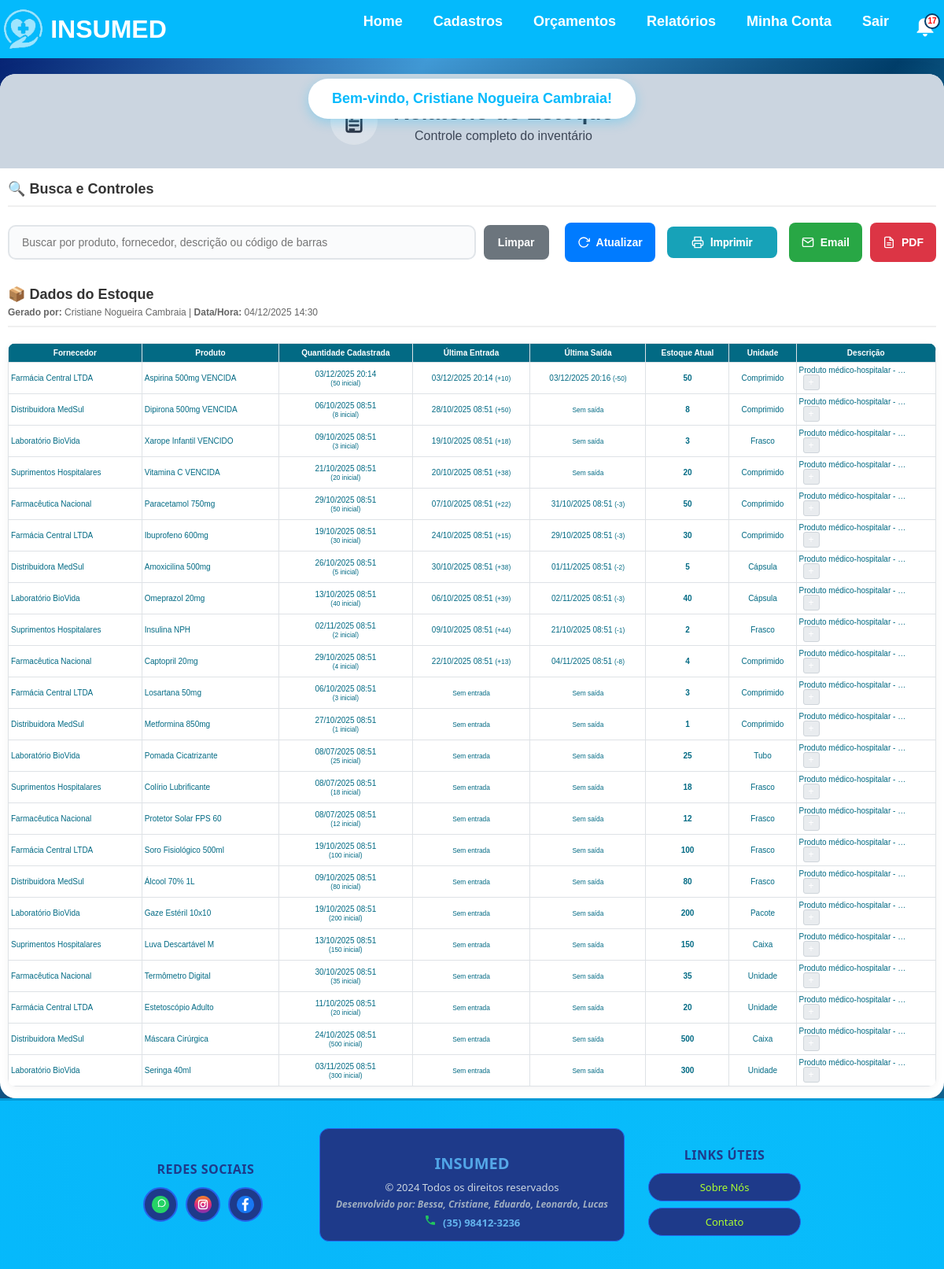
The page /relatorio-estoque/ (signed in) on the database its author committed.
### app/models.py (models this page shows, shortened)
class Usuario(models.Model):
    UF_CHOICES = [
        ('AC', 'Acre'), ('AL', 'Alagoas'), ('AP', 'Amapá'), ('AM', 'Amazonas'),
        ('BA', 'Bahia'), ('CE', 'Ceará'), ('DF', 'Distrito Federal'), ('ES', 'Espírito Santo'),
        ('GO', 'Goiás'), ('MA', 'Maranhão'), ('MT', 'Mato Grosso'), ('MS', 'Mato Grosso do Sul'),
        ('MG', 'Minas Gerais'), ('PA', 'Pará'), ('PB', 'Paraíba'), ('PR', 'Paraná'),
        ('PE', 'Pernambuco'), ('PI', 'Piauí'), ('RJ', 'Rio de Janeiro'), ('RN', 'Rio Grande do Norte'),
        ('RS', 'Rio Grande do Sul'), ('RO', 'Rondônia'), ('RR', 'Roraima'), ('SC', 'Santa Catarina'),
        ('SP', 'São Paulo'), ('SE', 'Sergipe'), ('TO', 'Tocantins')
    ]
    nome = models.CharField(max_length=200, unique=True)
    email = models.EmailField(max_length=200, unique=True)
    cpf = models.CharField(max_length=20, unique=True)
    endereco = models.CharField(max_length=200)
    cidade = models.CharField(max_length=200)
    uf = models.CharField(max_length=2, choices=UF_CHOICES)
    telefone = models.CharField(max_length=20)
    data_nascimento = models.DateField()
    senha = models.CharField(max_length=128)
    ativo = models.BooleanField(default=True)
    tentativas_login = models.IntegerField(default=0)
    bloqueado = models.BooleanField(default=False)
    data_bloqueio = models.DateTimeField(null=True, blank=True)

class Produto(models.Model):
    UNIDADE_CHOICES = [
        ('Unidades', 'Unidades'),
        ('Caixa', 'Caixa'),
    ]
    nome = models.CharField(max_length=100)
    codigo_barras = models.CharField(max_length=50, blank=True, null=True, unique=True)
    preco = models.DecimalField(max_digits=10, decimal_places=2)
    preco_compra = models.DecimalField(max_digits=10, decimal_places=2, blank=True, null=True)
    descricao = models.TextField(blank=True, null=True)
    fornecedor = models.ForeignKey(Fornecedor, on_delete=models.CASCADE, related_name="produtos", null=True, blank=True)
    data_hora = models.DateTimeField(default=timezone.now)
    unidade = models.CharField(max_length=50, choices=UNIDADE_CHOICES, default="Unidades")
    quantidade = models.IntegerField()
    validade = models.DateField(blank=True, null=True)
    observacao = models.TextField(blank=True, null=True)

class Fornecedor(models.Model):
    nome = models.CharField(max_length=200, unique=True)
    cnpj = models.CharField(max_length=20, unique=True)  # Usar CharField pois pode conter caracteres especiais
    endereco = models.CharField(max_length=200)
    bairro = models.CharField(max_length=200)
    complemento = models.CharField(max_length=200, blank=True, null=True)  # Pode ser opcional
    data_nascimento = models.DateField()
    cidade = models.CharField(max_length=200)
    uf = models.CharField(max_length=2)
    cep = models.CharField(max_length=10)  # Também CharField por conta do formato
    email = models.EmailField(max_length=200)  # Melhor usar EmailField para validação
    telefone = models.CharField(max_length=20)
    ativo = models.BooleanField(default=True)

class MovimentacaoEstoque(models.Model):
    TIPO_CHOICES = [
        ('ENTRADA', 'Entrada'),
        ('SAIDA', 'Saída'),
    ]
    produto = models.ForeignKey(Produto, on_delete=models.CASCADE)
    tipo = models.CharField(max_length=10, choices=TIPO_CHOICES)
    quantidade = models.IntegerField()
    data_hora = models.DateTimeField(default=timezone.now)
    usuario = models.ForeignKey(Usuario, on_delete=models.SET_NULL, null=True, blank=True)
    class Meta:
        ordering = ['-data_hora']

### app/views.py (the view, shortened to what this page needs)
# urls.py: path('relatorio-estoque/', views.relatorio_estoque, name='relatorio_estoque'),
@login_required_custom
def relatorio_estoque(request):
    busca = request.GET.get('q')
    periodo = request.GET.get('periodo')
    produtos = Produto.objects.all()
    if periodo and periodo.isdigit():
        from datetime import timedelta
        dias = int(periodo)
        data_limite = timezone.now() - timedelta(days=dias)
        produtos = produtos.filter(data_hora__gte=data_limite)
    produtos_com_movimentacao = []
    for produto in produtos:
        ultima_entrada = MovimentacaoEstoque.objects.filter(
            produto=produto, tipo='ENTRADA'
        ).order_by('-data_hora').first()
        ultima_saida = MovimentacaoEstoque.objects.filter(
            produto=produto, tipo='SAIDA'
        ).order_by('-data_hora').first()
        produto.ultima_entrada = ultima_entrada
        produto.ultima_saida = ultima_saida
        produtos_com_movimentacao.append(produto)
    usuario_logado = None
    if 'usuario_logado' in request.session:
        try:
            usuario_logado = Usuario.objects.get(id=request.session['usuario_logado'])
        except Usuario.DoesNotExist:
            pass
    return render(request, 'relatorio_estoque.html', {
        'produtos': produtos_com_movimentacao,
        'usuario_logado': usuario_logado,
        'data_hora_relatorio': timezone.now()
    })

### app/context_processors.py (called while the page is built)
def usuario_logado(request):
    try:
        from .models import Usuario
        context = {
            'admin_logado': 'admin_logado' in request.session,
            'notificacoes_count': 0
        }
        if 'usuario_logado' in request.session:
            try:
                usuario = Usuario.objects.get(id=request.session['usuario_logado'])
                context['usuario_logado'] = usuario
            except Usuario.DoesNotExist:
                context['usuario_logado'] = None
        else:
            context['usuario_logado'] = None
        return context
    except Exception:
        return {
            'usuario_logado': None,
            'admin_logado': False,
            'notificacoes_count': 0
        }

### app/templates/relatorio_estoque.html (shortened to what this page needs)
{% extends "base.html" %}
{% load static %}
{% block content %}
<div class="estoque-container">
    <div class="header-section">
        <div class="icon-title">
            <div class="icon-circle">
            </div>
            <div>
                <h1>Relatório de Estoque</h1>
                <p>Controle completo do inventário</p>
            </div>
        </div>
    </div>
    <div class="controls-section">
        <div class="section-header">
            <h3>🔍 Busca e Controles</h3>
        </div>
        <div class="controls-content">
            <div class="search-group">
                <input type="text" id="filtroEstoque" placeholder="Buscar por produto, fornecedor, descrição ou código de barras">
                <button onclick="limparFiltro()" class="btn-clear">Limpar</button>
            </div>
            <div class="action-buttons">
                <button onclick="location.reload()" class="btn-action btn-primary">
                    <svg width="16" height="16" viewBox="0 0 24 24" fill="none" stroke="currentColor" stroke-width="2">
                        <polyline points="23,4 23,10 17,10"></polyline>
                        <path d="M20.49,15a9,9,0,1,1-2.12-9.36L23,10"></path>
                    </svg>
                    Atualizar
                </button>
                <button type="button" onclick="window.print()" class="btn-action btn-info">
                    <svg width="16" height="16" viewBox="0 0 24 24" fill="none" stroke="currentColor" stroke-width="2">
                        <polyline points="6,9 6,2 18,2 18,9"></polyline>
                        <path d="M6,18H4a2,2 0 0,1-2-2v-5a2,2 0 0,1,2-2H20a2,2 0 0,1,2,2v5a2,2 0 0,1-2,2H18"></path>
                        <polyline points="6,14 18,14 18,22 6,22 6,14"></polyline>
                    </svg>
                    Imprimir
                </button>
                <button type="button" onclick="enviarEmail()" class="btn-action btn-success">
                    <svg width="16" height="16" viewBox="0 0 24 24" fill="none" stroke="currentColor" stroke-width="2">
                        <path d="M4 4h16c1.1 0 2 .9 2 2v12c0 1.1-.9 2-2 2H4c-1.1 0-2-.9-2-2V6c0-1.1.9-2 2-2z"></path>
                        <polyline points="22,6 12,13 2,6"></polyline>
                    </svg>
                    Email
                </button>
                <a href="{% url 'exportar_estoque_pdf' %}?{% if request.GET.q %}q={{ request.GET.q }}&{% endif %}{% if request.GET.periodo %}periodo={{ request.GET.periodo }}{% endif %}" class="btn-action btn-danger">
                    <svg width="16" height="16" viewBox="0 0 24 24" fill="none" stroke="currentColor" stroke-width="2">
                        <path d="M14 2H6a2 2 0 0 0-2 2v16a2 2 0 0 0 2 2h12a2 2 0 0 0 2-2V8z"></path>
                        <polyline points="14,2 14,8 20,8"></polyline>
                        <line x1="16" y1="13" x2="8" y2="13"></line>
                        <line x1="16" y1="17" x2="8" y2="17"></line>
                    </svg>
                    PDF
                </a>
            </div>
        </div>
    </div>
    <div class="data-section">
        <div class="section-header">
            <h3>📦 Dados do Estoque</h3>
            {% if usuario_logado %}
            <div style="font-size: 12px; color: #666; margin-top: 5px;">
                <strong>Gerado por:</strong> {{ usuario_logado.nome }} | <strong>Data/Hora:</strong> {{ data_hora_relatorio|date:"d/m/Y H:i" }}
            </div>
            {% endif %}
        </div>
        <div class="table-responsive">
            <table class="modern-table">
                <thead>
                    <tr>
                        <th>Fornecedor</th>
                        <th>Produto</th>
                        <th>Quantidade Cadastrada</th>
                        <th>Última Entrada</th>
                        <th>Última Saída</th>
                        <th>Estoque Atual</th>
                        <th>Unidade</th>
                        <th>Descrição</th>
                    </tr>
                </thead>
                <tbody>
                    {% for produto in produtos %}
                    <tr class="produto-row" data-fornecedor="{{ produto.fornecedor.nome|lower }}" data-produto="{{ produto.nome|lower }}" data-descricao="{{ produto.descricao|default:''|lower }}" data-codigo="{{ produto.codigo_barras|default:''|lower }}">
                        <td>{{ produto.fornecedor.nome }}</td>
                        <td>{{ produto.nome }}</td>
                        <td class="text-center">
                            {{ produto.data_hora|date:"d/m/Y H:i" }}<br>
                            <small>({{ produto.quantidade }} inicial)</small>
                        </td>
                        <td class="text-center">
                            {% if produto.ultima_entrada %}
                                {{ produto.ultima_entrada.data_hora|date:"d/m/Y H:i" }}
                                <small>(+{{ produto.ultima_entrada.quantidade }})</small>
                            {% else %}
                                <small>Sem entrada</small>
                            {% endif %}
                        </td>
                        <td class="text-center">
                            {% if produto.ultima_saida %}
                                {{ produto.ultima_saida.data_hora|date:"d/m/Y H:i" }}
                                <small>(-{{ produto.ultima_saida.quantidade }})</small>
                            {% else %}
                                <small>Sem saída</small>
                            {% endif %}
                        </td>
                        <td class="text-center estoque-atual">{{ produto.quantidade }}</td>
                        <td class="text-center">{{ produto.unidade }}</td>
                        <td class="descricao-cell">
                            {% if produto.descricao %}
                                <span class="descricao-preview">{{ produto.descricao|truncatechars:30 }}</span>
                                {% if produto.descricao|length > 30 %}
                                    <button type="button" class="btn-expandir-desc" onclick="toggleDescricaoTabela(this)">+</button>
                                {% endif %}
                            {% else %}
                                <small>Sem descrição</small>
                            {% endif %}
                        </td>
                    </tr>
                    {% empty %}
                    <tr id="nenhumProdutoEstoque">
                        <td colspan="8" class="text-center no-data">Nenhum produto encontrado</td>
                    </tr>
                    {% endfor %}
                </tbody>
            </table>
        </div>
    </div>
</div>
{% endblock %}

### static/css/style.css (style rules this page uses)
body { margin: 0; font-family: Arial, sans-serif; background-image: linear-gradient(to left top, #013e6a ,#43d1ff , #013e6a ,#419ad6, #01186a); background-repeat: no-repeat; background-size: cover; background-attachment: fixed; display: flex; flex-direction: column; min-height: 100vh; }
.descricao-cell { max-width: 400px; word-break: break-word; }
tr th { text-align: center; align-items: center; }
.estoque-container { max-width: 800px; margin: 40px auto; padding: 30px 40px; background: #e8e8e8; border-radius: 30px 30px 0 0; box-shadow: 0px 4px 12px rgba(0,0,0,0.1); color: #026a84; font-family: Arial, sans-serif; }
.btn-info { background: #17a2b8; color: white; padding: 10px 20px; text-decoration: none; border-radius: 8px; margin: 5px; display: inline-block; }
.btn-primary { background: #007bff; color: white; padding: 10px 20px; border: none; border-radius: 8px; cursor: pointer; font-weight: bold; }
.btn-editar, .btn-voltar, .btn-cancelar, .btn-cadastrar-produto, .btn-cadastrar-cliente, .btn-confirmar, .btn-filtrar, .btn-limpar, .btn-padrao, .btn-info, .btn-adicionar, .btn-emitidos, .btn-pesquisar { margin: 5px; padding: 10px 15px; color: #FFFFFF; font-size: 14px; font-family: 'Roboto', sans-serif !important; background-color: #04BAFC; border-radius: 8px; border: none; cursor: pointer; text-align: center; text-decoration: none; display: inline-flex; align-items: center; justify-content: center; gap: 10px; min-width: 140px; box-sizing: border-box; transition: all 0.3s ease; }
.descricao-preview, .descricao-completa { display: block; width: 100%; word-wrap: break-word; overflow-wrap: break-word; }
.descricao-cell { max-width: 150px; word-wrap: break-word; }
.btn-expandir-desc { background: #28a745; color: white; border: none; padding: 2px 6px; border-radius: 3px; font-size: 10px; cursor: pointer; margin-left: 5px; }

### rows shown on the page
Usuario: nome "Cristiane Nogueira Cambraia"
Produto: fornecedor.nome "Farmácia Central LTDA", nome "Aspirina 500mg VENCIDA", data_hora "03/12/2025 20:14", quantidade "50", ultima_entrada.data_hora "03/12/2025 20:14", ultima_entrada.quantidade "10", ultima_saida.data_hora "03/12/2025 20:16", ultima_saida.quantidade "50", unidade "Comprimido", descricao "Produto médico-hospitalar - …"
Produto: fornecedor.nome "Distribuidora MedSul", nome "Dipirona 500mg VENCIDA", data_hora "06/10/2025 08:51", quantidade "8", ultima_entrada.data_hora "28/10/2025 08:51", ultima_entrada.quantidade "50", shows "Sem saída", unidade "Comprimido", descricao "Produto médico-hospitalar - …"
Produto: fornecedor.nome "Laboratório BioVida", nome "Xarope Infantil VENCIDO", data_hora "09/10/2025 08:51", quantidade "3", ultima_entrada.data_hora "19/10/2025 08:51", ultima_entrada.quantidade "18", shows "Sem saída", unidade "Frasco", descricao "Produto médico-hospitalar - …"
Produto: fornecedor.nome "Suprimentos Hospitalares", nome "Vitamina C VENCIDA", data_hora "21/10/2025 08:51", quantidade "20", ultima_entrada.data_hora "20/10/2025 08:51", ultima_entrada.quantidade "38", shows "Sem saída", unidade "Comprimido", descricao "Produto médico-hospitalar - …"
Produto: fornecedor.nome "Farmacêutica Nacional", nome "Paracetamol 750mg", data_hora "29/10/2025 08:51", quantidade "50", ultima_entrada.data_hora "07/10/2025 08:51", ultima_entrada.quantidade "22", ultima_saida.data_hora "31/10/2025 08:51", ultima_saida.quantidade "3", unidade "Comprimido", descricao "Produto médico-hospitalar - …"
Produto: fornecedor.nome "Farmácia Central LTDA", nome "Ibuprofeno 600mg", data_hora "19/10/2025 08:51", quantidade "30", ultima_entrada.data_hora "24/10/2025 08:51", ultima_entrada.quantidade "15", ultima_saida.data_hora "29/10/2025 08:51", ultima_saida.quantidade "3", unidade "Comprimido", descricao "Produto médico-hospitalar - …"
Produto: fornecedor.nome "Distribuidora MedSul", nome "Amoxicilina 500mg", data_hora "26/10/2025 08:51", quantidade "5", ultima_entrada.data_hora "30/10/2025 08:51", ultima_entrada.quantidade "38", ultima_saida.data_hora "01/11/2025 08:51", ultima_saida.quantidade "2", unidade "Cápsula", descricao "Produto médico-hospitalar - …"
Produto: fornecedor.nome "Laboratório BioVida", nome "Omeprazol 20mg", data_hora "13/10/2025 08:51", quantidade "40", ultima_entrada.data_hora "06/10/2025 08:51", ultima_entrada.quantidade "39", ultima_saida.data_hora "02/11/2025 08:51", ultima_saida.quantidade "3", unidade "Cápsula", descricao "Produto médico-hospitalar - …"
Produto: fornecedor.nome "Suprimentos Hospitalares", nome "Insulina NPH", data_hora "02/11/2025 08:51", quantidade "2", ultima_entrada.data_hora "09/10/2025 08:51", ultima_entrada.quantidade "44", ultima_saida.data_hora "21/10/2025 08:51", ultima_saida.quantidade "1", unidade "Frasco", descricao "Produto médico-hospitalar - …"
Produto: fornecedor.nome "Farmacêutica Nacional", nome "Captopril 20mg", data_hora "29/10/2025 08:51", quantidade "4", ultima_entrada.data_hora "22/10/2025 08:51", ultima_entrada.quantidade "13", ultima_saida.data_hora "04/11/2025 08:51", ultima_saida.quantidade "8", unidade "Comprimido", descricao "Produto médico-hospitalar - …"
Produto: fornecedor.nome "Farmácia Central LTDA", nome "Losartana 50mg", data_hora "06/10/2025 08:51", quantidade "3", shows "Sem entrada", shows "Sem saída", unidade "Comprimido", descricao "Produto médico-hospitalar - …"
Produto: fornecedor.nome "Distribuidora MedSul", nome "Metformina 850mg", data_hora "27/10/2025 08:51", quantidade "1", shows "Sem entrada", shows "Sem saída", unidade "Comprimido", descricao "Produto médico-hospitalar - …"
Produto: fornecedor.nome "Laboratório BioVida", nome "Pomada Cicatrizante", data_hora "08/07/2025 08:51", quantidade "25", shows "Sem entrada", shows "Sem saída", unidade "Tubo", descricao "Produto médico-hospitalar - …"
Produto: fornecedor.nome "Suprimentos Hospitalares", nome "Colírio Lubrificante", data_hora "08/07/2025 08:51", quantidade "18", shows "Sem entrada", shows "Sem saída", unidade "Frasco", descricao "Produto médico-hospitalar - …"
Produto: fornecedor.nome "Farmacêutica Nacional", nome "Protetor Solar FPS 60", data_hora "08/07/2025 08:51", quantidade "12", shows "Sem entrada", shows "Sem saída", unidade "Frasco", descricao "Produto médico-hospitalar - …"
Produto: fornecedor.nome "Farmácia Central LTDA", nome "Soro Fisiológico 500ml", data_hora "19/10/2025 08:51", quantidade "100", shows "Sem entrada", shows "Sem saída", unidade "Frasco", descricao "Produto médico-hospitalar - …"
Produto: fornecedor.nome "Distribuidora MedSul", nome "Álcool 70% 1L", data_hora "09/10/2025 08:51", quantidade "80", shows "Sem entrada", shows "Sem saída", unidade "Frasco", descricao "Produto médico-hospitalar - …"
Produto: fornecedor.nome "Laboratório BioVida", nome "Gaze Estéril 10x10", data_hora "19/10/2025 08:51", quantidade "200", shows "Sem entrada", shows "Sem saída", unidade "Pacote", descricao "Produto médico-hospitalar - …"
Produto: fornecedor.nome "Suprimentos Hospitalares", nome "Luva Descartável M", data_hora "13/10/2025 08:51", quantidade "150", shows "Sem entrada", shows "Sem saída", unidade "Caixa", descricao "Produto médico-hospitalar - …"
Produto: fornecedor.nome "Farmacêutica Nacional", nome "Termômetro Digital", data_hora "30/10/2025 08:51", quantidade "35", shows "Sem entrada", shows "Sem saída", unidade "Unidade", descricao "Produto médico-hospitalar - …"
Produto: fornecedor.nome "Farmácia Central LTDA", nome "Estetoscópio Adulto", data_hora "11/10/2025 08:51", quantidade "20", shows "Sem entrada", shows "Sem saída", unidade "Unidade", descricao "Produto médico-hospitalar - …"
Produto: fornecedor.nome "Distribuidora MedSul", nome "Máscara Cirúrgica", data_hora "24/10/2025 08:51", quantidade "500", shows "Sem entrada", shows "Sem saída", unidade "Caixa", descricao "Produto médico-hospitalar - …"
Produto: fornecedor.nome "Laboratório BioVida", nome "Seringa 40ml", data_hora "03/11/2025 08:51", quantidade "300", shows "Sem entrada", shows "Sem saída", unidade "Unidade", descricao "Produto médico-hospitalar - …"
